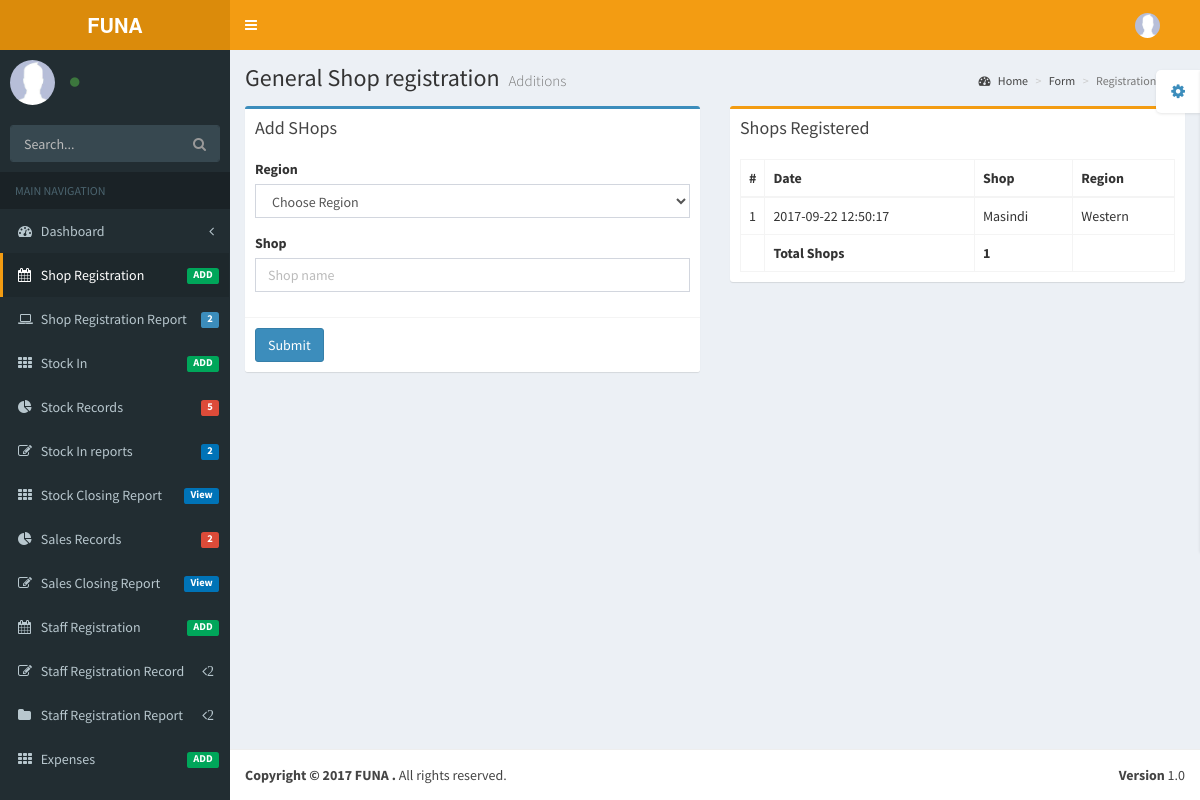
The page /pages/forms/RegionRegForm.php on the database its author committed.
### tables this page shows
CREATE TABLE `shopmapping` (
  `ShopName` varchar(30) NOT NULL,
  `Region` varchar(30) NOT NULL,
  `Date` datetime NOT NULL DEFAULT CURRENT_TIMESTAMP
);

### pages/forms/RegionRegForm.php (the view, shortened to what this page needs)
<!DOCTYPE html>
<html>
  <head>
    <link href="../../bootstrap/css/bootstrap.min.css" rel="stylesheet" type="text/css" />
    <link href="https://maxcdn.bootstrapcdn.com/font-awesome/4.3.0/css/font-awesome.min.css" rel="stylesheet" type="text/css" />
    <link href="http://code.ionicframework.com/ionicons/2.0.0/css/ionicons.min.css" rel="stylesheet" type="text/css" />
    <link href="../../dist/css/AdminLTE.min.css" rel="stylesheet" type="text/css" />
    <link href="../../dist/css/skins/_all-skins.min.css" rel="stylesheet" type="text/css" />
  </head>
  <body class="skin-yellow">
    <div class="wrapper">
      <header class="main-header">
        <a href="../../DashBoard.php" class="logo"><b>FUNA</b></a>
        <nav class="navbar navbar-static-top" role="navigation">
          <a href="#" class="sidebar-toggle" data-toggle="offcanvas" role="button">
          </a>
          <div class="navbar-custom-menu">
            <ul class="nav navbar-nav">
              <li class="dropdown user user-menu">
                <a href="#" class="dropdown-toggle" data-toggle="dropdown">
                  <img src="../../dist/img/user2-160x160.jpg" class="user-image" alt="User Image"/>
                </a>
              </li>
            </ul>
          </div>
        </nav>
      </header>
      <aside class="main-sidebar">
        <section class="sidebar">
          <div class="user-panel">
            <div class="pull-left image">
              <img src="../../dist/img/user2-160x160.jpg" class="img-circle" alt="User Image" />
            </div>
            <div class="pull-left info">
              <a href="#"><i class="fa fa-circle text-success"></i><?php echo $_SESSION['Shop'];?></a>
            </div>
          </div>
          <form action="#" method="get" class="sidebar-form">
            <div class="input-group">
              <input type="text" name="q" class="form-control" placeholder="Search..."/>
              <span class="input-group-btn">
                <button type='submit' name='seach' id='search-btn' class="btn btn-flat"><i class="fa fa-search"></i></button>
              </span>
            </div>
          </form>
          <ul class="sidebar-menu">
            <li class="header">MAIN NAVIGATION</li>
            <li class="treeview">
              <a href="#">
                <i class="fa fa-dashboard"></i> <span>Dashboard</span> <i class="fa fa-angle-left pull-right"></i>
              </a>
            </li>
          <li class="active">
              <a href="RegionRegForm.php">
                <i class="fa fa-calendar"></i> <span>Shop Registration</span> <small class="label pull-right bg-green">ADD</small>
              </a>
            </li>
              <li class="treeview">
              <a href="#">
                <i class="fa fa-laptop"></i>
                <span>Shop Registration Report</span>
                <span class="label label-primary pull-right">2</span>
              </a>
            </li>
            <li>
              <a href="TopStockInForm.php">
                <i class="fa fa-th"></i> <span>Stock In</span> <small class="label pull-right bg-green">ADD</small>
              </a>
            </li>
            <li class="treeview">
              <a href="#">
                <i class="fa fa-pie-chart"></i>
                <span>Stock Records</span>
                 <small class="label pull-right bg-red">5</small>
              </a>
            </li>
            <li class="treeview">
              <a href="#">
                <i class="fa fa-edit"></i> <span>Stock In reports</span>
                 <small class="label pull-right bg-blue">2</small>
              </a>
            </li>
               <li>
              <a href="../examples/StockInClosingReport.php">
                <i class="fa fa-th"></i> <span>Stock Closing Report </span> <small class="label pull-right bg-blue">View</small>
              </a>
            </li>
             <li class="treeview">
              <a href="#">
                <i class="fa fa-pie-chart"></i>
                <span>Sales Records</span>
                 <small class="label pull-right bg-red">2</small>
              </a>
            </li>
            <li class="treeview">
              <a href="../examples/SalesClosingReport.php">
                <i class="fa fa-edit"></i> <span>Sales Closing Report</span>
                 <small class="label pull-right bg-blue">View</small>
              </a>
            </li>
            <li>
              <a href="StaffRegistration.php">
                <i class="fa fa-calendar"></i> <span>Staff Registration</span>
                <small class="label pull-right bg-green">ADD</small>
              </a>
            </li>
            <li class="treeview">
              <a href="#">
                <i class="fa fa-edit"></i> <span>Staff Registration Record</span>
                <i class="fa fa-angle-left pull-right">2</i>
              </a>
            </li>
            <li class="treeview">
              <a href="#">
                <i class="fa fa-folder"></i> <span>Staff Registration Report</span>
                <i class="fa fa-angle-left pull-right">2</i>
              </a>
            </li>
             <li>
              <a href="expenses.php">
                <i class="fa fa-th"></i> <span>Expenses</span> <small class="label pull-right bg-green">ADD</small>
              </a>
            </li>
          </ul>
        </section>
      </aside>
      <div class="content-wrapper">
        <section class="content-header">
          <h1>
            General Shop registration
            <small>Additions</small>
          </h1>
          <ol class="breadcrumb">
            <li><a href="../../DashBoard.php"><i class="fa fa-dashboard"></i> Home</a></li>
            <li><a href="RegionRegForm.php">Form</a></li>
            <li class="active">Registration Form</li>
          </ol>
        </section>
        <section class="content">
          <div class="row">
            <div class="col-md-6">
              <div class="box box-primary">
                <div class="box-header">
                  <h3 class="box-title">Add SHops</h3>
                </div>
                <form action="../../includes/InsertShopReg.php" method="post">
                  <div class="box-body">
                  <div class="form-group">
                      <label for="exampleInputPassword1"> Region</label>
                      <Select size="1" name="region" id="region"class="form-control">
                   <option value="">Choose Region</option>
                   </Select>
                    </div>
                    <div class="form-group">
                      <label for="exampleInputPassword1">Shop</label>
                      <input type="text" class="form-control" name="Shop" placeholder="Shop name">
                    </div>
                  </div>
                  <div class="box-footer">
                    <button type="submit" name="submit" Value="submit" class="btn btn-primary">Submit</button>
                  </div>
                </form>
              </div>
   </div>
            <div class="col-md-6">
              <div class="box box-warning">
                <div class="box-header">
                  <h3 class="box-title"> Shops Registered</h3>
                </div>
                <div class="box-body">
                 <table id="example2" class="table table-bordered table-hover">
                    <thead>
                       <tr>
                    <th style="width: 10px">#</th>
                      <th>Date</th>
                      <th>Shop</th>
                      <th>Region</th>
                    </tr>
                    </thead>
                    <tbody>
                      <?php
require_once('../../connect/connect.php');
$sales9 ="SELECT Date,ShopName,Region FROM `shopmapping`";
$result9=mysqli_query($link,$sales9);
$counter5=1;
while($row9=mysqli_fetch_assoc($result9)){
                    echo" <tr>";
                     echo "<td>".$counter5."</td>";
                     echo  "<td>".$row9['Date']."</td>";
                     echo  "<td>".$row9['ShopName']."</td>";
					 echo  "<td>".$row9['Region']."</td>";
                   echo" </tr>" ;
				   $counter5++;
}
					?>
                    </tbody>
                    <tfoot>
                      <tr>
                       <th></th>
                       <th>Total Shops</th>
                        <th><?php $totalpending=$counter5-1; echo "".$totalpending; ?></th>
                        <th></th>
                      </tr>
                    </tfoot>
                  </table>
                </div>
              </div>
            </div>
          </div>
        </section>
      </div>
      <footer class="main-footer">
        <div class="pull-right hidden-xs">
          <b>Version</b> 1.0
        </div>
        <strong>Copyright &copy; 2017 FUNA .</strong> All rights reserved.
      </footer>
    </div>
  </body>
</html>

### rows shown on the page
shopmapping: Date "2017-09-22 12:50:17", ShopName "Masindi", Region "Western"

### other values the page prints
$totalpending "1"
